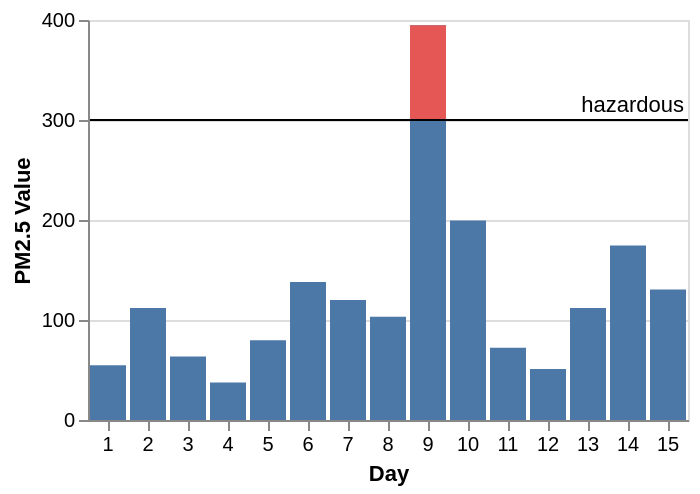

The Vega-Lite source for this figure:
### Vega specification from a JSON file in a GitHub repository (floating-point values rounded to 4 significant figures)
{"$schema": "https://vega.github.io/schema/vega/v5.json", "description": "The PM2.5 value of Beijing observed 15 days, highlighting the days when PM2.5 level is hazardous to human health. Data source https://chartaccent.github.io/chartaccent.html", "autosize": "pad", "padding": 5, "height": 200, "style": "cell", "data": [{"name": "source_0", "values": [{"Day": 1, "Value": 54.8}, {"Day": 2, "Value": 112.1}, {"Day": 3, "Value": 63.6}, {"Day": 4, "Value": 37.6}, {"Day": 5, "Value": 79.7}, {"Day": 6, "Value": 137.9}, {"Day": 7, "Value": 120.1}, {"Day": 8, "Value": 103.3}, {"Day": 9, "Value": 394.8}, {"Day": 10, "Value": 199.5}, {"Day": 11, "Value": 72.3}, {"Day": 12, "Value": 51.1}, {"Day": 13, "Value": 112}, {"Day": 14, "Value": 174.5}, {"Day": 15, "Value": 130.5}]}, {"name": "source_1", "values": [{"ThresholdValue": 300, "Threshold": "hazardous"}]}, {"name": "data_1", "source": "source_0", "transform": [{"type": "filter", "expr": "datum[\"Value\"] !== null && !isNaN(datum[\"Value\"])"}]}, {"name": "data_2", "source": "source_0", "transform": [{"type": "filter", "expr": "datum.Value >= 300"}, {"type": "formula", "expr": "300", "as": "baseline"}, {"type": "filter", "expr": "datum[\"baseline\"] !== null && !isNaN(datum[\"baseline\"])"}]}, {"name": "data_4", "source": "source_1", "transform": [{"type": "filter", "expr": "datum[\"ThresholdValue\"] !== null && !isNaN(datum[\"ThresholdValue\"])"}]}, {"name": "data_5", "source": "source_1", "transform": [{"type": "filter", "expr": "datum[\"ThresholdValue\"] !== null && !isNaN(datum[\"ThresholdValue\"])"}]}], "signals": [{"name": "x_step", "value": 20}, {"name": "width", "update": "bandspace(domain('x').length, 0.1, 0.05) * x_step"}], "marks": [{"name": "layer_0_layer_0_marks", "type": "rect", "style": ["bar"], "from": {"data": "data_1"}, "encode": {"update": {"fill": {"value": "#4c78a8"}, "x": {"scale": "x", "field": "Day"}, "width": {"scale": "x", "band": true}, "y": {"scale": "y", "field": "Value"}, "y2": {"scale": "y", "value": 0}}}}, {"name": "layer_0_layer_1_marks", "type": "rect", "style": ["bar"], "from": {"data": "data_2"}, "encode": {"update": {"fill": {"value": "#e45755"}, "x": {"scale": "x", "field": "Day"}, "width": {"scale": "x", "band": true}, "y": {"scale": "y", "field": "baseline"}, "y2": {"scale": "y", "field": "Value"}}}}, {"name": "layer_1_layer_0_marks", "type": "rule", "style": ["rule"], "from": {"data": "data_4"}, "encode": {"update": {"stroke": {"value": "black"}, "x": {"value": 0}, "x2": {"field": {"group": "width"}}, "y": {"scale": "y", "field": "ThresholdValue"}}}}, {"name": "layer_1_layer_1_marks", "type": "text", "style": ["text"], "from": {"data": "data_5"}, "encode": {"update": {"align": {"value": "right"}, "baseline": {"value": "bottom"}, "dx": {"value": -2}, "dy": {"value": -2}, "fill": {"value": "black"}, "x": {"field": {"group": "width"}}, "y": {"scale": "y", "field": "ThresholdValue"}, "text": {"signal": "''+datum[\"Threshold\"]"}}}}], "scales": [{"name": "x", "type": "band", "domain": {"fields": [{"data": "data_1", "field": "Day"}, {"data": "data_2", "field": "Day"}], "sort": true}, "range": {"step": {"signal": "x_step"}}, "paddingInner": 0.1, "paddingOuter": 0.05}, {"name": "y", "type": "linear", "domain": {"fields": [{"data": "data_1", "field": "Value"}, {"data": "data_2", "field": "baseline"}, {"data": "data_2", "field": "Value"}, {"data": "data_4", "field": "ThresholdValue"}, {"data": "data_5", "field": "ThresholdValue"}]}, "range": [{"signal": "height"}, 0], "nice": true, "zero": true}], "axes": [{"scale": "x", "orient": "bottom", "grid": false, "title": "Day", "labelAngle": 0, "labelAlign": "center", "labelBaseline": "top", "labelOverlap": true, "zindex": 1}, {"scale": "y", "orient": "left", "grid": false, "title": "PM2.5 Value", "labelOverlap": true, "tickCount": {"signal": "ceil(height/40)"}, "zindex": 1}, {"scale": "y", "orient": "left", "gridScale": "x", "grid": true, "tickCount": {"signal": "ceil(height/40)"}, "domain": false, "labels": false, "maxExtent": 0, "minExtent": 0, "ticks": false, "zindex": 0}]}
